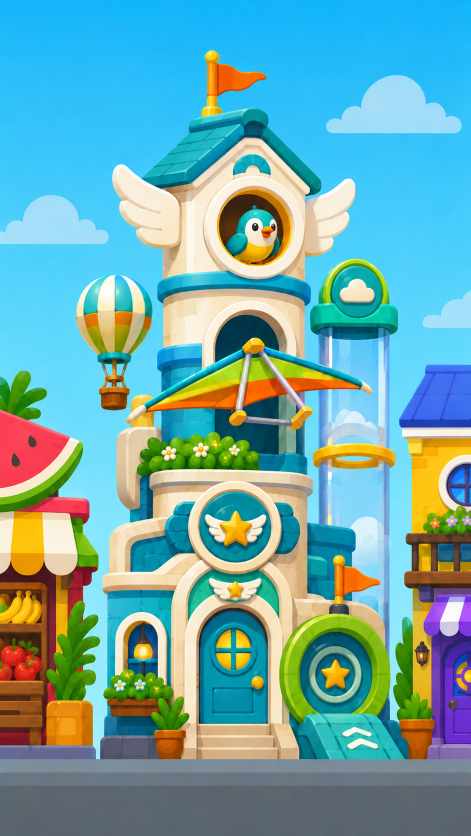
#> input picture tools/art/style-ref-1.png, 941 x 1672 px (shown at 1/2 size)
$ python -i cut-rise.py   (imports and definitions only)
#> lines starting #> are read from the running program, lines starting #| are printed output that depends on the picture
"""Rise Up's pictures: Home's card, the three skies and the six pieces.

Travis, 9 Oct 2026: "lets build the game rise up". The image model draws each
picture listed under cover-rise and rise-* in game-sprites.json:

    NODE_USE_ENV_PROXY=1 node tools/art/gen-sprites.mjs cover-rise,rise-garden,rise-clouds,rise-stars,rise-balloon,rise-shield,rise-cube-yellow,rise-cube-purple,rise-bar,rise-bumpy

and this cuts the raw drawings (tools/art/out/game/<name>.png, git-ignored)
into the files the app loads:

    python3 tools/art/cut-rise.py              # every picture
    python3 tools/art/cut-rise.py rise-shield  # just the ones named

The three recipes are the ones the other games' pictures were cut with (they
reproduce home-dino, dino-site and soccer-keeper byte for byte):

  * card: the cover's centre 16:9 band (rows 80..944 of 1536x1024), 768x432,
    public/assets/crafted/home-rise.webp. The website's tile is cut from that
    card by site-tiles.py ("rise" in its TILES).
  * bg: a 1024x1536 sky, shrunk to 800x1200 with no crop,
    public/assets/crafted/game/rise-<sky>.webp. crafted-rise.css pans it.
  * sprite: a transparent piece, trimmed to what is drawn (alpha over 24),
    shrunk to a width (never enlarged), public/assets/crafted/game/<name>.webp.
    rise.js draws the balloon at the trimmed picture's full width with its top
    at the balloon's top, so the round body must be the widest part.

Every picture is decoration: rise.js and crafted-rise.css draw a plain
stand-in when one fails to load. Needs PIL.
"""
import os, sys
from PIL import Image

HERE = os.path.dirname(os.path.abspath(__file__))
ROOT = os.path.dirname(os.path.dirname(HERE))
RAW = os.path.join(HERE, "out", "game")
CARDS = os.path.join(ROOT, "public", "assets", "crafted")
GAME = os.path.join(CARDS, "game")

def raw(name):
    return Image.open(os.path.join(RAW, name + ".png"))

def card(src, dst):
    im = raw(src).convert("RGB").crop((0, 80, 1536, 944)).resize((768, 432), Image.LANCZOS)
    out = os.path.join(CARDS, dst + ".webp")
    im.save(out, "WEBP", quality=82)
    return out

def bg(src, w=800, h=1200):
    im = raw(src).convert("RGB").resize((w, h), Image.LANCZOS)
    out = os.path.join(GAME, src + ".webp")
    im.save(out, "WEBP", quality=82, method=6)
    return out

def sprite(src, maxw):
    im = raw(src).convert("RGBA")
    im = im.crop(im.getchannel("A").point(lambda v: 255 if v > 24 else 0).getbbox())
    if im.width > maxw:
        im = im.resize((maxw, round(im.height * maxw / im.width)), Image.LANCZOS)
    out = os.path.join(GAME, src + ".webp")
    im.save(out, "WEBP", quality=82, method=6)
    return out

JOBS = [
    ("cover-rise", lambda: card("cover-rise", "home-rise")),
    ("rise-garden", lambda: bg("rise-garden")),
    ("rise-clouds", lambda: bg("rise-clouds")),
    ("rise-stars", lambda: bg("rise-stars")),
    ("rise-balloon", lambda: sprite("rise-balloon", 320)),
    ("rise-shield", lambda: sprite("rise-shield", 256)),
    ("rise-cube-yellow", lambda: sprite("rise-cube-yellow", 256)),
    ("rise-cube-purple", lambda: sprite("rise-cube-purple", 256)),
    ("rise-bar", lambda: sprite("rise-bar", 512)),
    ("rise-bumpy", lambda: sprite("rise-bumpy", 256)),
]

def main():
    only = set(sys.argv[1:])
    for name, job in JOBS:
        if only and name not in only:
            continue
        out = job()
        w, h = Image.open(out).size
        print("%-17s -> %s  %dx%d  %d bytes" % (name, os.path.relpath(out, ROOT), w, h, os.path.getsize(out)))

# [2 lines not run here, left out]

>>> import cv2
>>> picture = cv2.imread('style-ref-1.png', cv2.IMREAD_GRAYSCALE)
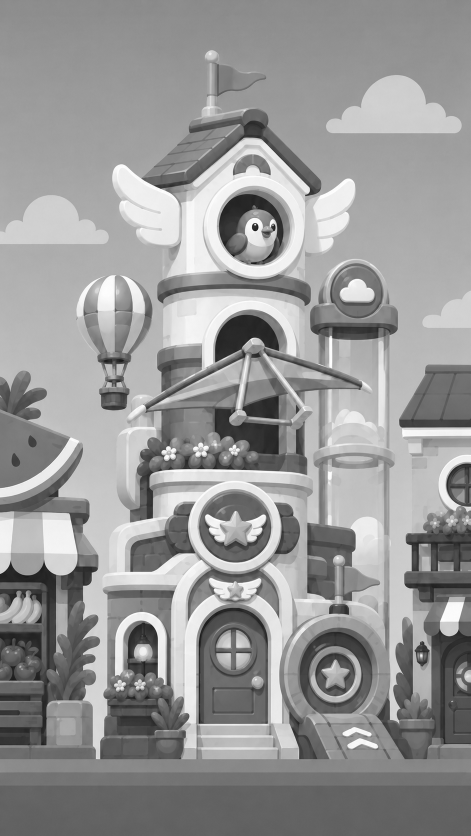
#> picture: shape (1672, 941) (shown at 1/2 size); min 6, max 255, mean 150.7
>>> result = card(picture, 'out.png')
#> (the run stopped early here; a loop or call above may not have finished)
